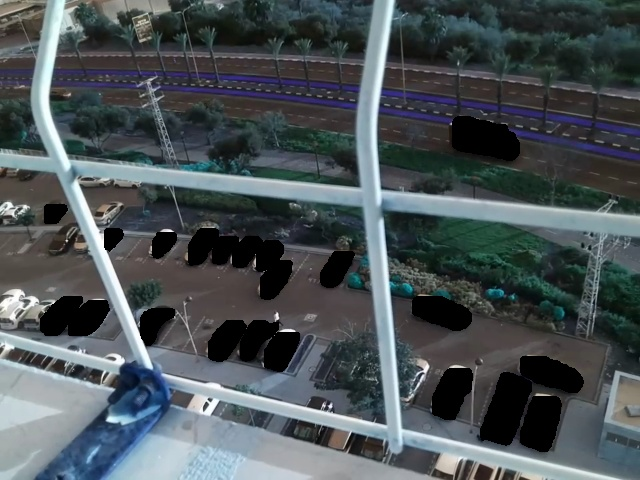
#> input picture example screenshots/captured_image.jpg, 640 x 480 px
$ python 'test display lines.py'
#> lines starting #> are read from the running program, lines starting #| are printed output that depends on the picture
#> further down, img is the input picture: shape (480, 640, 3); mean B, G, R 86.4, 82.9, 74.7
import cv2


def display(img):
    cv2.line(img, (int(frameWidth / 2) - deadZone, int(frameHeight) - 3*deadZone), (int(frameWidth / 2) - deadZone, frameHeight-deadZone), (0, 255, 255), 3)
    cv2.line(img, (int(frameWidth / 2) + deadZone, int(frameHeight) - 3*deadZone), (int(frameWidth / 2) + deadZone, int(frameHeight) - deadZone), (0, 255, 255), 3)
    cv2.line(img, (int(frameWidth / 2) - deadZone, int(frameHeight) - deadZone), (int(frameWidth / 2) + deadZone, int(frameHeight) - deadZone), (0, 255, 255), 3)
    cv2.line(img, (int(frameWidth / 2) - deadZone, int(frameHeight) - 3*deadZone), (int(frameWidth / 2) + deadZone, int(frameHeight) - 3*deadZone), (0, 255, 255), 3)
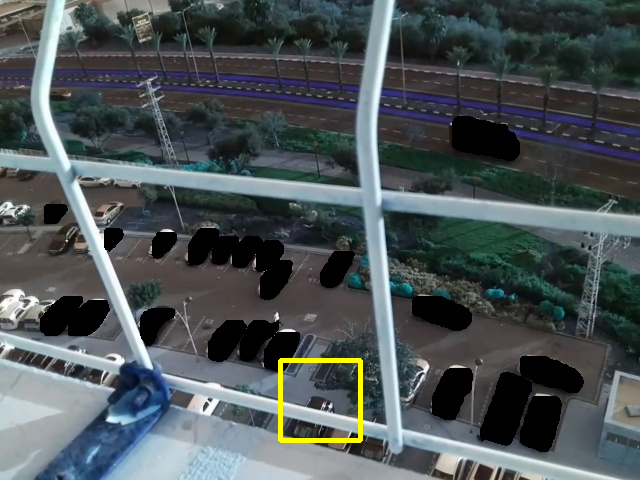
#> img: shape (480, 640, 3); mean B, G, R 85.9, 83.8, 75.6


deadZone = 40
width = 640  # WIDTH OF THE IMAGE
height = 480  # HEIGHT OF THE IMAGE
frameWidth = width
frameHeight = height
img = cv2.imread("../example screenshots/captured_image.jpg")
cv2.imshow("test2",img)
img = cv2.resize(img, (width, height))


display(img)
cv2.imshow("test",img)
cv2.waitKey(0)
